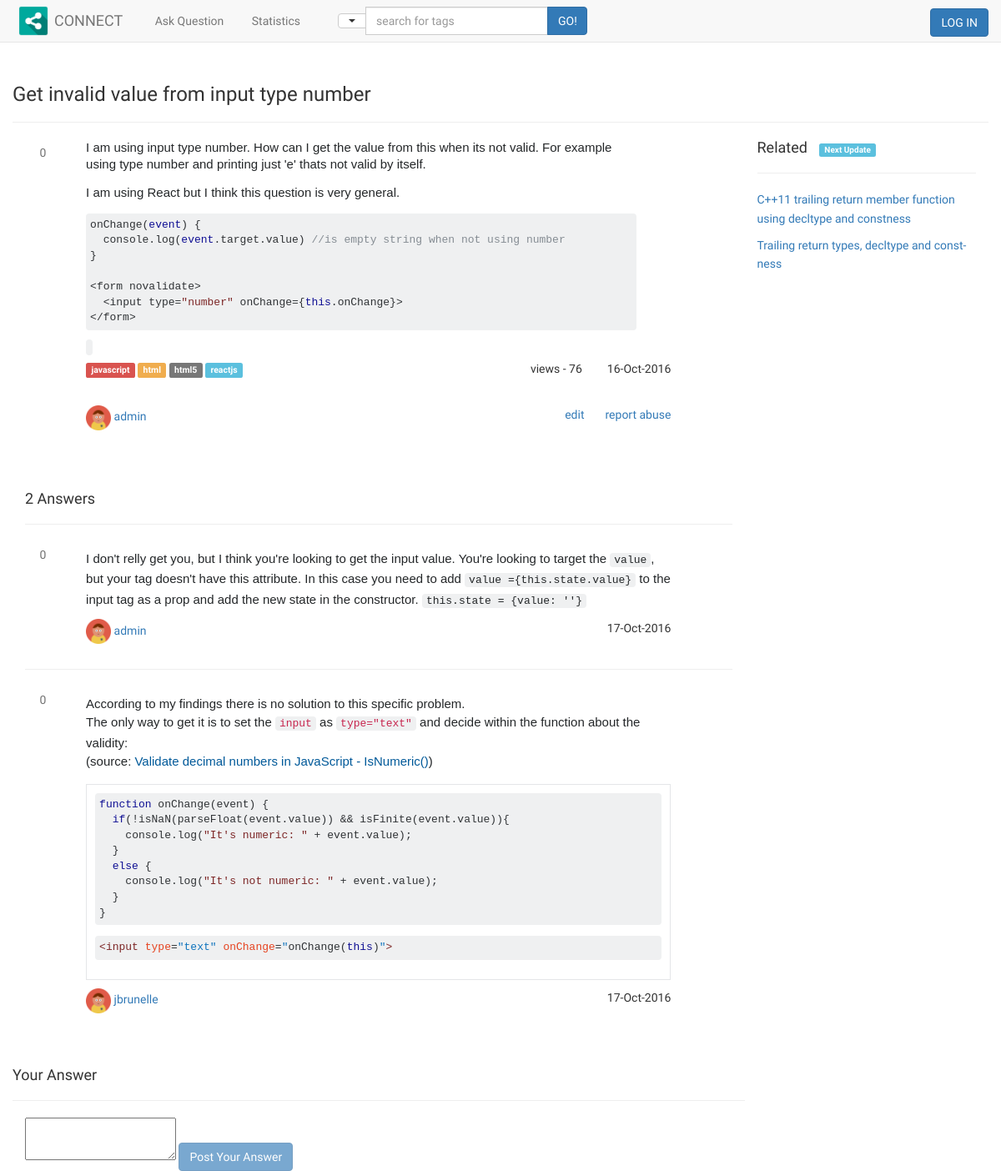
/views/individual_question.php?ques_id=22, run on an earlier commit of the app's database.
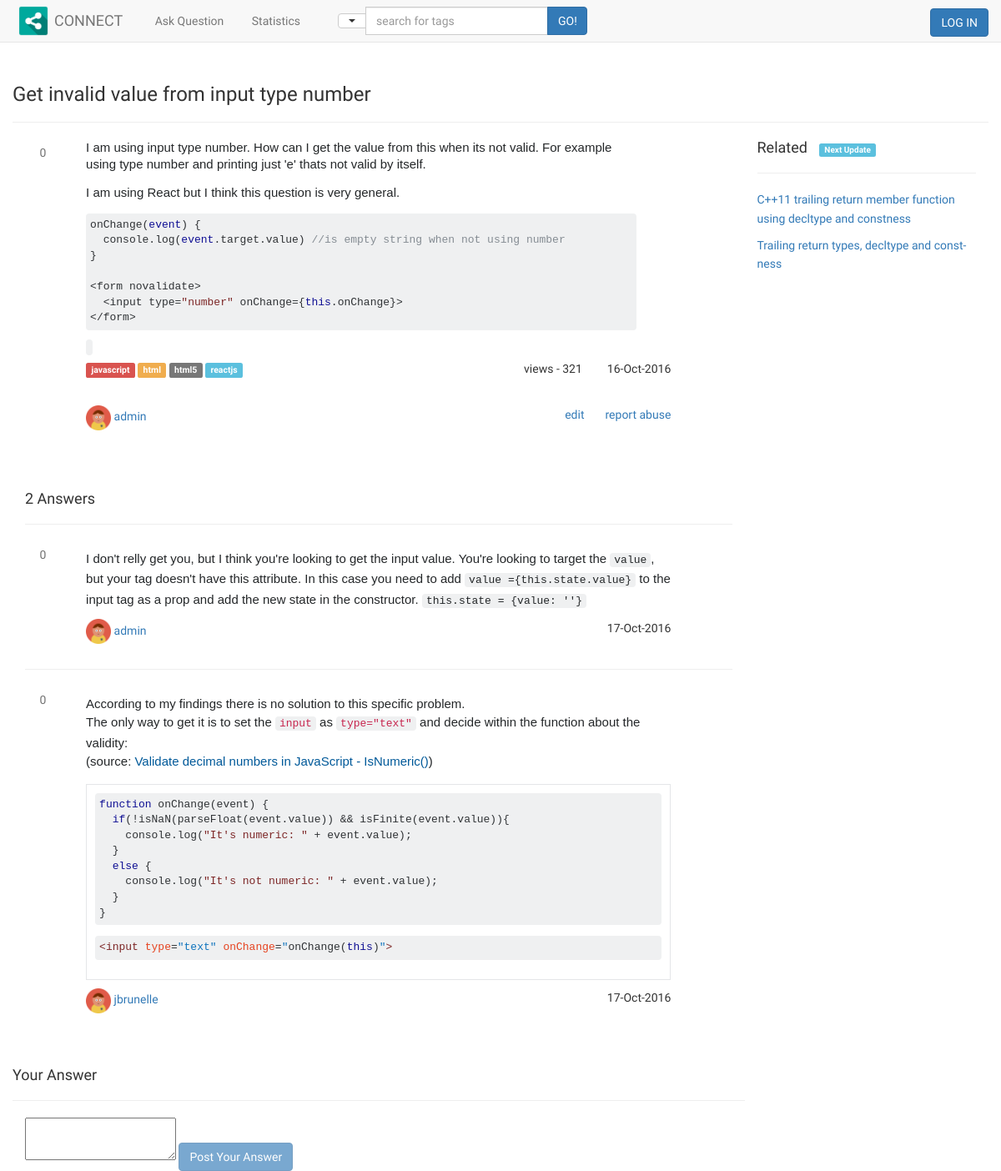
And on a later commit of the database.
### tables this page shows
CREATE TABLE `questions` (
  `ques_id` int(11) NOT NULL,
  `title` longtext NOT NULL,
  `question` longtext NOT NULL,
  `tags` mediumtext NOT NULL,
  `views` int(11) NOT NULL DEFAULT '0',
  `user_id` int(11) NOT NULL,
  `likes_count` int(11) NOT NULL DEFAULT '0',
  `answers_count` int(11) NOT NULL DEFAULT '0',
  `created_at` timestamp NOT NULL DEFAULT CURRENT_TIMESTAMP,
  `updated_at` datetime DEFAULT NULL,
  `deleted_at` datetime DEFAULT NULL
);

CREATE TABLE `users` (
  `user_id` int(11) NOT NULL,
  `name` varchar(255) NOT NULL,
  `email` varchar(255) NOT NULL,
  `password` varchar(255) NOT NULL,
  `about_me` longtext,
  `gender` varchar(10) DEFAULT NULL,
  `dob` varchar(30) DEFAULT NULL,
  `created_at` timestamp NOT NULL DEFAULT CURRENT_TIMESTAMP,
  `updated_at` datetime DEFAULT NULL,
  `deleted_at` datetime DEFAULT NULL
);

### actions/get/get_individual_question.php (called while the page is built, shortened)
<?php
	$ques_id = $_GET['ques_id'];
	$sql = "SELECT *,questions.created_at as created_at from questions INNER JOIN users ON questions.user_id=users.user_id where ques_id='".$ques_id."'";
	$result = $db->query($sql);
	if($result->num_rows > 0) {
		$row = $result->fetch_array(MYSQLI_ASSOC);
		$title = decode_data($row['title']);
		$question = decode_data($row['question']);
		$tags = $row['tags'];
		$views = $row['views'];
		$name = $row['name'];
		$likes_count = $row['likes_count'];
		$created_at = date('d-M-Y', strtotime($row['created_at']));
		$tags = explode(',', $tags);
	}
	else {
		header('location: ../views/page_not_found.php');
	}
?>

### config.php (called while the page is built, shortened)
<?php
	$labels = ['danger','warning', 'default', 'info', 'primary',  'success'];
  function decode_data($data) {
  	$data = trim($data);
  	$data = stripslashes($data);
  	$data = htmlspecialchars_decode($data);
  	return $data;
  }
?>

### views/individual_question.php (the view, shortened to what the changed rows need)
<?php include('../config.php'); ?>
<?php include('../actions/get/get_individual_question.php');?>
<?php include('header.php'); ?>
		<div class="main_container container">
			<div class="row">
				<h3> <?php echo $title;?>  </h3> <hr>
				<div class="col-md-9">
					<div style="margin-bottom:30px;" class="row">
						<div class="col-md-1 text-center">
							<p class="help-block likes_count"> <?php echo $likes_count; ?> </p>
							<i id="question_downvote" class="fa fa-thumbs-down fa-2x down_vote" aria-hidden="true"></i> <br/> </br>
						</div>
						<div class="col-md-10 content">
							<?php echo '<span class="content">'.$question.'</span>'; ?>
							<p>
								<?php
								if($tags!="") {
									foreach($tags as $key => $tag) {?>
									<a class="no_underline" href="./home_page.php?tag=<?php echo $tag ?>">
										<span class="pointer label label-<?php echo $labels[$key%6];?>"><?php echo $tag ?></span>
									</a>
								<?php }
								}?>
								<span style="margin-left:30px;" class="pull-right">
									<?php echo $created_at ;?>
								</span>
								<span class="pull-right">
									views - <?php echo $views; ?>
								</span>
							</p>
							<p>
								<?php
								 $image_url = "../images/profile_pictures/".$name;
				                  if(!file_exists($image_url)) {
				                    $image_url = "../images/profile_icon.png";
				                  }
				                ?>
								<a href="./profile_page.php?name=<?php echo $name ;?>"> <img width="30" height="30" src="<?php echo $image_url;?>"/> <?php echo $name ;?> </a>
								<a style="margin-left:25px;" class="link pull-right" href="#"> report abuse </a>
								<a class="edit link pull-right" href="#">edit </a> &nbsp;
							</p>
						</div>
					</div>
					<br/>
					<div class="answer_container">
					</div>
					<div class="row">
					</div>
				</div>
				<div class="col-md-3">
					<h4 style="margin-top:0px;"> Related <span style="font-size:10px;margin-left:10px;"class="pointer label label-info">Next Update</span> </h4> <hr/>
					<p><a class="link"> C++11 trailing return member function using decltype and constness </a> </p>
					<p> <a class="link"> Trailing return types, decltype and const-ness </a></p>
				</div>
			</div>
		</div>
<link href="http://cdnjs.cloudflare.com/ajax/libs/summernote/0.8.2/summernote.css" rel="stylesheet">
	var tags = <?php print_r(json_encode($tags));?>;
<?php include('footer.php'); ?>

What changed in the data, as far as the page shows it:
changed questions "Get invalid value from input type number": views "76" → "321"
